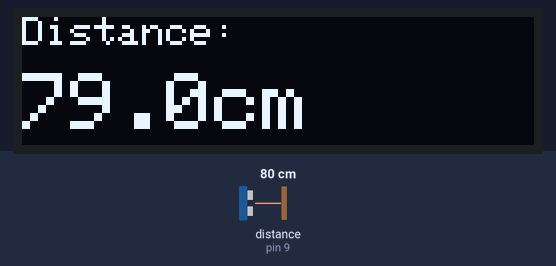
Bench run of a sketch on a simulated Arduino Uno, built with avr-gcc and run on an emulated ATmega328P. Shown: 128×32 one-colour display. Wiring (inferred from the names in the program): ultrasonic range finder: trigger pin 8; echo pin 9. The inputs (shaded band) are chosen by the test bench; at power-on: distance to the obstacle (sensor on pin 9) 80 cm. The echo pulse lasts 58.3 µs per cm; what the sketch prints to the serial monitor is not drawn.

Above: at 2.7 s.
2.8 s: distance to the obstacle (sensor on pin 9) set to 2 cm
At 4.3 s:
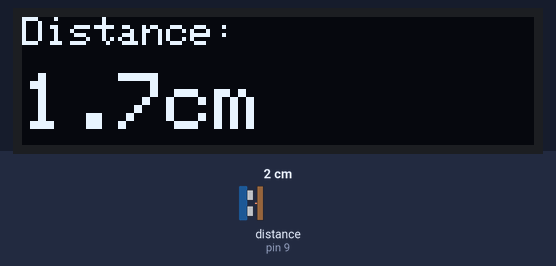
4.6 s: distance to the obstacle (sensor on pin 9) set to 4 cm
At 5.8 s:
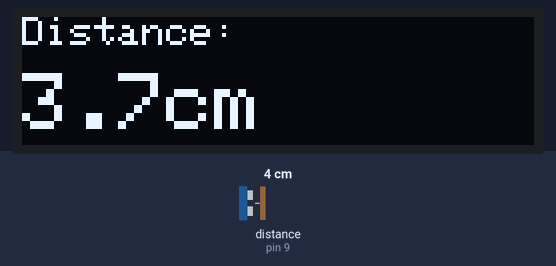
6.1 s: distance to the obstacle (sensor on pin 9) set to 9 cm
At 6.6 s:
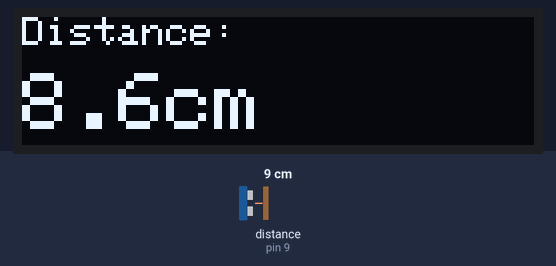
Timing chart, 0 to 9.1 s (numbered marks = the images above; inputs shaded):
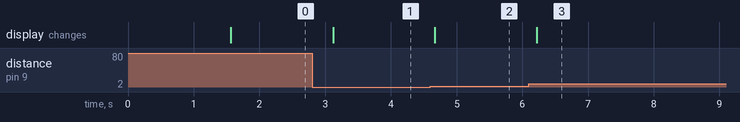

Measured:
- after the input at 2.8 s, the display: changes after 0.32 s (image 1)
- after the input at 4.6 s, the display: changes after 0.07 s (image 2)
- after the input at 6.1 s, the display: changes after 0.12 s (image 3)

The sketch:

Distance_measurement.ino
```cpp
#include <Wire.h>
#include <Adafruit_GFX.h>
#include <Adafruit_SSD1306.h>

// OLED 0.91" (128x32)
#define SCREEN_WIDTH 128
#define SCREEN_HEIGHT 32
#define OLED_RESET -1
#define SCREEN_ADDRESS 0x3C

Adafruit_SSD1306 display(SCREEN_WIDTH, SCREEN_HEIGHT, &Wire, OLED_RESET);

// Ultrasonic pins (UPDATED)
#define TRIG_PIN 8
#define ECHO_PIN 9

void setup() {
  pinMode(TRIG_PIN, OUTPUT);
  pinMode(ECHO_PIN, INPUT);

  Serial.begin(9600);

  if (!display.begin(SSD1306_SWITCHCAPVCC, SCREEN_ADDRESS)) {
    while (1); // OLED not found
  }

  display.clearDisplay();
  display.setTextColor(SSD1306_WHITE);
  display.setTextSize(1);
  display.setCursor(20, 10);
  display.println("DISTANCE");
  display.display();
  delay(1500);
}

void loop() {
  long duration;
  float distance;

  // Trigger pulse
  digitalWrite(TRIG_PIN, LOW);
  delayMicroseconds(2);
  digitalWrite(TRIG_PIN, HIGH);
  delayMicroseconds(10);
  digitalWrite(TRIG_PIN, LOW);

  // Read echo
  duration = pulseIn(ECHO_PIN, HIGH, 30000);

  // Distance in cm
  distance = duration * 0.034 / 2;

  // OLED display
  display.clearDisplay();

  display.setTextSize(1);
  display.setCursor(0, 0);
  display.print("Distance:");

  display.setTextSize(2);
  display.setCursor(0, 14);

  if (duration == 0) {
    display.println("No Obj");
  } else {
    display.print(distance, 1);
    display.print("cm");
  }

  display.display();

  // Serial monitor
  Serial.print("Distance: ");
  Serial.print(distance);
  Serial.println(" cm");

  delay(500);
}
```
